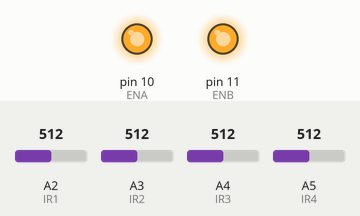
Recording of a sketch running on a simulated Arduino Uno, built with avr-gcc and run on an emulated ATmega328P. Parts: output pins drawn as LEDs (lit = HIGH). The inputs (shaded band) are chosen by the test bench; at power-on: A2 (IR1) = 512, A3 (IR2) = 512, A4 (IR3) = 512, A5 (IR4) = 512. What the sketch prints to the serial monitor is not drawn.

Above: at 0.1 s.
Timing chart, 0 to 1.6 s (numbered marks = the images above):
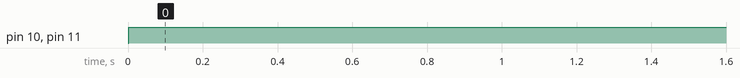

Measured:
- by itself, pin 10 (ENA), pin 11 (ENB): LOW → HIGH at 0.00 s

The sketch:

Nueva_Carpeta.ino.ino
```cpp
 //Este codigo e para saber los valores del piso


int velocidadmax = 255;
#define ENA 10
#define ENB 11
#define IN1 3
#define IN2 4
#define IN3 2
#define IN4 5

#define IR1 A2 // gris
#define IR2 A3 // negro
#define IR3 A4 // gris
#define IR4 A5 // negro
unsigned long tiempoAnterior = 0;
const long intervalo = 200;
void setup() {
  pinMode(IR1, INPUT);
  pinMode(IR2, INPUT);
  pinMode(IR3, INPUT);
  pinMode(IR4, INPUT);

 Serial.begin(9600);


}

void loop() {

   unsigned long tiempoActual = millis();
  if (tiempoActual - tiempoAnterior >= intervalo) {
    tiempoAnterior = tiempoActual;
  }

  int valorIR1 = analogRead(IR1);
  int valorIR2 = analogRead(IR2);
  int valorIR3 = analogRead(IR3);
  int valorIR4 = analogRead(IR4);

  Serial.print("IR1: "); Serial.println(valorIR1);
  Serial.print("IR2: "); Serial.println(valorIR2);
  Serial.print("IR3: "); Serial.println(valorIR3);
  Serial.print("IR4: "); Serial.println(valorIR4);

  digitalWrite(IN1, HIGH);
  digitalWrite(IN2, LOW);
  digitalWrite(IN3, HIGH);
  digitalWrite(IN4, LOW);
  analogWrite(ENA, velocidadmax);
  analogWrite(ENB, velocidadmax);

}
```
